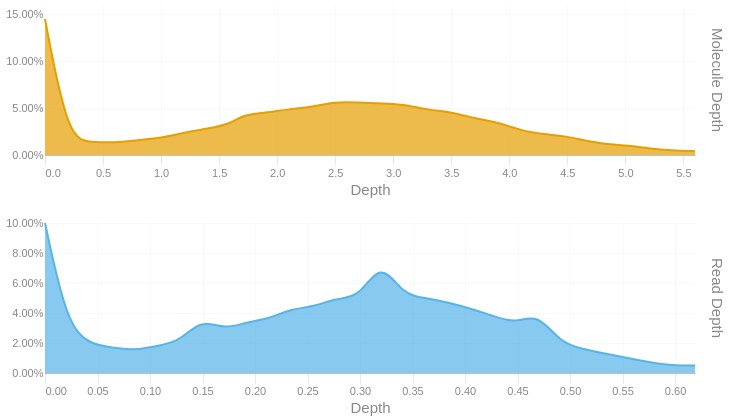

Notebook cell for this chart:
### Code cell
readdep = depth_hist(tb['Read Depth'], q99, 3)
readdep = readdep.with_columns(pl.lit('Read Depth').alias('Metric'))
if not SKIPLR:
    moldep = depth_hist(tb['Molecule Depth'], mol_q99, 1)
    moldep = moldep.with_columns(pl.lit('Molecule Depth').alias('Metric'))
    _hist = pl.concat([readdep, moldep])
    _hist = _hist.filter(pl.col('Proportion') != 0)
    with SafeRender(_hist):
        (
            alt.Chart(_hist)        
            .mark_area(interpolate = "basis")
            .encode(
                x=alt.X('Bin:Q').scale(domainMin=0).axis(alt.Axis(title='Depth')),
                y = alt.Y('Proportion:Q', title = None).axis(format = '.2%'),
                color = alt.Color('Metric:N').legend(None),
                row = alt.Row("Metric:N").header(title = None, labelOrient = 'right'),
                tooltip = [
                    alt.Tooltip("Metric:N", title = "Metric"),
                    alt.Tooltip('Interval:N', title = "Depth Interval"),
                    alt.Tooltip('Proportion:Q', title = "% Alignments").format('.2%')
                ]
            )
            .resolve_scale(x='independent', y='independent')
            .properties(
                height = 150, width = 650,
                usermeta={'embedOptions': {'downloadFileName': f'{samplename}.depth.hist'}}
            )
        ).display()
else:
    readdep = readdep.filter(pl.col('Proportion') != 0)
    with SafeRender(readdep):
        (
            alt.Chart(readdep)        
            .mark_area(interpolate = "basis")
            .encode(
                x=alt.X('Bin:Q').scale(domainMin=0).axis(alt.Axis(title='Depth')),
                y = alt.Y('Proportion:Q', title = None).axis(format = '.2%'),
                tooltip = [
                    alt.Tooltip('Interval:N', title = "Depth Interval"),
                    alt.Tooltip('Proportion:Q', title = "% Alignments").format('.2%')
                ]
            )
            .properties(
                usermeta={'embedOptions': {'downloadFileName': f'{samplename}.depth.hist'}}
            )
        ).display()

### Figure 1 — Vega-Lite specification as saved in the notebook (floating-point values rounded to 4 significant figures)
{"width": 650, "height": 150, "config": {"title": {"anchor": "start", "dy": -15, "fontSize": 18, "color": "#888888", "subtitleColor": "#888888", "subtitleFontSize": 14}, "arc": {"fill": "#0072B2"}, "axis": {"domainColor": "#888888", "domainWidth": 0.5, "gridWidth": 0.2, "grid": false, "titleFontWeight": 400, "titleFontSize": 15, "labelFontSize": 11, "labelColor": "#888888", "tickColor": "#888888", "tickWidth": 0.2, "titleColor": "#888888"}, "axisBand": {"grid": false}, "axisX": {"grid": true, "tickSize": 10, "domainCap": "round"}, "axisY": {"domain": false, "grid": true, "tickSize": 0, "domainCap": "round"}, "background": "transparent", "header": {"labelFontSize": 15, "labelColor": "#888888", "titleFontSize": 15, "titleFontWeight": 600, "titleColor": "#888888"}, "legend": {"labelFont": "sans-serif", "labelFontSize": 12, "labelColor": "#888888", "symbolSize": 100, "symbolType": "circle", "titleFontSize": 12, "titlePadding": 10, "titleColor": "#888888", "title": null}, "range": {"category": ["#E69F00", "#56B4E9", "#009E73", "#F0E442", "#0072B2", "#D55E00", "#CC79A7", "#000000"], "diverging": ["#cfe8f3", "#a2d4ec", "#73bfe2", "#46abdb", "#1696d2", "#12719e"]}, "area": {"fill": "#0072B2", "fillOpacity": 0.7, "line": true, "strokeOpacity": 0.7}, "line": {"color": "#0072B2", "stroke": "#0072B2", "strokeWidth": 2}, "trail": {"color": "#0072B2", "stroke": "#0072B2", "strokeWidth": 0, "size": 1}, "point": {"filled": true, "fillOpacity": 1.0, "size": 95}, "text": {"color": "#888888", "fontSize": 11, "align": "right", "fontWeight": 400, "size": 11}, "bar": {"fill": "#0072B2", "stroke": null}, "view": {"stroke": null, "continuousWidth": 660, "continuousHeight": 400}}, "data": {"name": "data-50c408bfae728f6d633c0015345974ae"}, "mark": {"type": "area", "interpolate": "basis"}, "encoding": {"color": {"field": "Metric", "legend": null, "type": "nominal"}, "row": {"field": "Metric", "header": {"title": null, "labelOrient": "right"}, "type": "nominal"}, "tooltip": [{"field": "Metric", "title": "Metric", "type": "nominal"}, {"field": "Interval", "title": "Depth Interval", "type": "nominal"}, {"field": "Proportion", "format": ".2%", "title": "% Alignments", "type": "quantitative"}], "x": {"axis": {"title": "Depth"}, "field": "Bin", "scale": {"domainMin": 0}, "type": "quantitative"}, "y": {"axis": {"format": ".2%"}, "field": "Proportion", "title": null, "type": "quantitative"}}, "resolve": {"scale": {"x": "independent", "y": "independent"}}, "usermeta": {"embedOptions": {"downloadFileName": "TF26LRJL0096_50B_L_10484332_23Y22YLT4_L7.depth.hist"}}, "$schema": "https://vega.github.io/schema/vega-lite/v6.4.1.json", "datasets": {"data-50c408bfae728f6d633c0015345974ae": [{"Bin": 0.0, "Interval": "0.0-0.021", "Proportion": 0.1, "Metric": "Read Depth"}, {"Bin": 0.021, "Interval": "0.021-0.043", "Proportion": 0.032, "Metric": "Read Depth"}, {"Bin": 0.043, "Interval": "0.043-0.064", "Proportion": 0.019, "Metric": "Read Depth"}, {"Bin": 0.064, "Interval": "0.064-0.085", "Proportion": 0.017, "Metric": "Read Depth"}, {"Bin": 0.085, "Interval": "0.085-0.107", "Proportion": 0.015, "Metric": "Read Depth"}, {"Bin": 0.107, "Interval": "0.107-0.128", "Proportion": 0.018, "Metric": "Read Depth"}, {"Bin": 0.128, "Interval": "0.128-0.149", "Proportion": 0.021, "Metric": "Read Depth"}, {"Bin": 0.149, "Interval": "0.149-0.171", "Proportion": 0.036, "Metric": "Read Depth"}, {"Bin": 0.171, "Interval": "0.171-0.192", "Proportion": 0.029, "Metric": "Read Depth"}, {"Bin": 0.192, "Interval": "0.192-0.213", "Proportion": 0.034, "Metric": "Read Depth"}, {"Bin": 0.213, "Interval": "0.213-0.235", "Proportion": 0.036, "Metric": "Read Depth"}, {"Bin": 0.235, "Interval": "0.235-0.256", "Proportion": 0.043, "Metric": "Read Depth"}, {"Bin": 0.256, "Interval": "0.256-0.277", "Proportion": 0.044, "Metric": "Read Depth"}, {"Bin": 0.277, "Interval": "0.277-0.299", "Proportion": 0.05, "Metric": "Read Depth"}, {"Bin": 0.299, "Interval": "0.299-0.32", "Proportion": 0.05, "Metric": "Read Depth"}, {"Bin": 0.32, "Interval": "0.32-0.341", "Proportion": 0.075, "Metric": "Read Depth"}, {"Bin": 0.341, "Interval": "0.341-0.363", "Proportion": 0.052, "Metric": "Read Depth"}, {"Bin": 0.363, "Interval": "0.363-0.384", "Proportion": 0.05, "Metric": "Read Depth"}, {"Bin": 0.384, "Interval": "0.384-0.405", "Proportion": 0.047, "Metric": "Read Depth"}, {"Bin": 0.405, "Interval": "0.405-0.427", "Proportion": 0.043, "Metric": "Read Depth"}, {"Bin": 0.427, "Interval": "0.427-0.448", "Proportion": 0.038, "Metric": "Read Depth"}, {"Bin": 0.448, "Interval": "0.448-0.469", "Proportion": 0.033, "Metric": "Read Depth"}, {"Bin": 0.469, "Interval": "0.469-0.491", "Proportion": 0.04, "Metric": "Read Depth"}, {"Bin": 0.491, "Interval": "0.491-0.512", "Proportion": 0.02, "Metric": "Read Depth"}, {"Bin": 0.512, "Interval": "0.512-0.533", "Proportion": 0.016, "Metric": "Read Depth"}, {"Bin": 0.533, "Interval": "0.533-0.555", "Proportion": 0.013, "Metric": "Read Depth"}, {"Bin": 0.555, "Interval": "0.555-0.576", "Proportion": 0.01, "Metric": "Read Depth"}, {"Bin": 0.576, "Interval": "0.576-0.597", "Proportion": 0.007, "Metric": "Read Depth"}, {"Bin": 0.597, "Interval": "0.597-0.619", "Proportion": 0.005, "Metric": "Read Depth"}, {"Bin": 0.619, "Interval": "0.619-0.64", "Proportion": 0.005, "Metric": "Read Depth"}, {"Bin": 0.0, "Interval": "0.0-0.2", "Proportion": 0.145, "Metric": "Molecule Depth"}, {"Bin": 0.2, "Interval": "0.2-0.4", "Proportion": 0.016, "Metric": "Molecule Depth"}, {"Bin": 0.4, "Interval": "0.4-0.6", "Proportion": 0.014, "Metric": "Molecule Depth"}, {"Bin": 0.6, "Interval": "0.6-0.8", "Proportion": 0.013, "Metric": "Molecule Depth"}, {"Bin": 0.8, "Interval": "0.8-1.0", "Proportion": 0.016, "Metric": "Molecule Depth"}, {"Bin": 1.0, "Interval": "1.0-1.2", "Proportion": 0.018, "Metric": "Molecule Depth"}, {"Bin": 1.2, "Interval": "1.2-1.4", "Proportion": 0.024, "Metric": "Molecule Depth"}, {"Bin": 1.4, "Interval": "1.4-1.6", "Proportion": 0.028, "Metric": "Molecule Depth"}, {"Bin": 1.6, "Interval": "1.6-1.7", "Proportion": 0.033, "Metric": "Molecule Depth"}, {"Bin": 1.7, "Interval": "1.7-1.9", "Proportion": 0.043, "Metric": "Molecule Depth"}, {"Bin": 1.9, "Interval": "1.9-2.1", "Proportion": 0.045, "Metric": "Molecule Depth"}, {"Bin": 2.1, "Interval": "2.1-2.3", "Proportion": 0.049, "Metric": "Molecule Depth"}, {"Bin": 2.3, "Interval": "2.3-2.5", "Proportion": 0.051, "Metric": "Molecule Depth"}, {"Bin": 2.5, "Interval": "2.5-2.7", "Proportion": 0.057, "Metric": "Molecule Depth"}, {"Bin": 2.7, "Interval": "2.7-2.9", "Proportion": 0.056, "Metric": "Molecule Depth"}, {"Bin": 2.9, "Interval": "2.9-3.1", "Proportion": 0.055, "Metric": "Molecule Depth"}, {"Bin": 3.1, "Interval": "3.1-3.3", "Proportion": 0.054, "Metric": "Molecule Depth"}, {"Bin": 3.3, "Interval": "3.3-3.5", "Proportion": 0.048, "Metric": "Molecule Depth"}, {"Bin": 3.5, "Interval": "3.5-3.7", "Proportion": 0.046, "Metric": "Molecule Depth"}, {"Bin": 3.7, "Interval": "3.7-3.9", "Proportion": 0.039, "Metric": "Molecule Depth"}, {"Bin": 3.9, "Interval": "3.9-4.1", "Proportion": 0.035, "Metric": "Molecule Depth"}, {"Bin": 4.1, "Interval": "4.1-4.3", "Proportion": 0.026, "Metric": "Molecule Depth"}, {"Bin": 4.3, "Interval": "4.3-4.5", "Proportion": 0.022, "Metric": "Molecule Depth"}, {"Bin": 4.5, "Interval": "4.5-4.7", "Proportion": 0.02, "Metric": "Molecule Depth"}, {"Bin": 4.7, "Interval": "4.7-4.9", "Proportion": 0.014, "Metric": "Molecule Depth"}, {"Bin": 4.9, "Interval": "4.9-5.1", "Proportion": 0.011, "Metric": "Molecule Depth"}, {"Bin": 5.1, "Interval": "5.1-5.2", "Proportion": 0.009, "Metric": "Molecule Depth"}, {"Bin": 5.2, "Interval": "5.2-5.4", "Proportion": 0.007, "Metric": "Molecule Depth"}, {"Bin": 5.4, "Interval": "5.4-5.6", "Proportion": 0.005, "Metric": "Molecule Depth"}, {"Bin": 5.6, "Interval": "5.6-5.83", "Proportion": 0.004, "Metric": "Molecule Depth"}]}}
